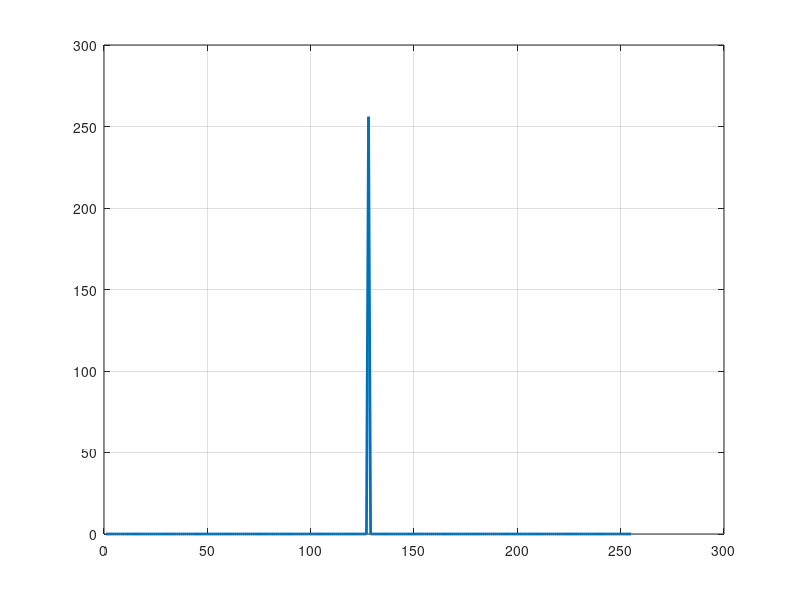

Recreate this plot in MATLAB.

%%
clear; close all;

% table 13-13 *** these must be copied exactly ***
a128_hex = '5A5599963C33FFF00F00CCC36966AAA5';
b128_hex = 'A5AA6669C3CC000F0F00CCC36966AAA5'; % issue was here

% 2. Convert to raw bits (No flipping, No reversing) From Gemini
a_bits = cell2mat(arrayfun(@(c) dec2bin(hex2dec(c), 4), a128_hex, 'UniformOutput', false)) - '0';
b_bits = cell2mat(arrayfun(@(c) dec2bin(hex2dec(c), 4), b128_hex, 'UniformOutput', false)) - '0';

% Ga = 1 - 2*a_bits; 
% Gb = 1 - 2*b_bits;
Ga = 2*a_bits - 1; % bipoler direction does not mater 
Gb = 2*b_bits - 1;


y = conv(Ga,flip(Ga));
x = conv(Gb,flip(Gb));
perfect_spike = x + y;

% 5. Plotting with precise limits
figure;
plot(perfect_spike, 'LineWidth', 2);
grid on; 
